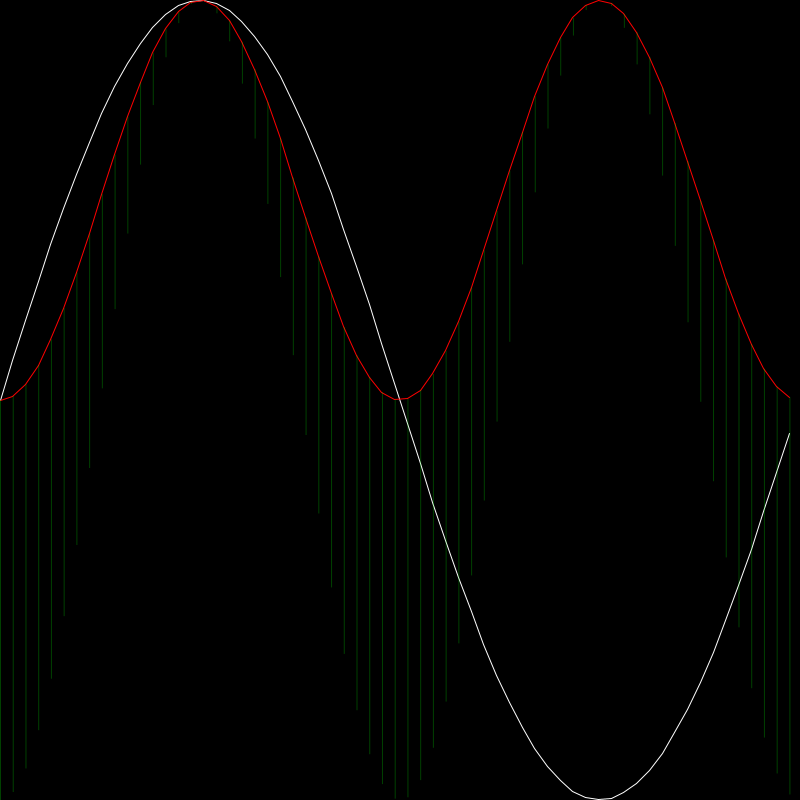
Frame 1 (no input)
Frame 2 (the mouse pressed at the canvas centre, redrawn once): identical to frame 1, image omitted

The Processing sketch that drew this single still picture (run headless with seeded random() and noise(); the mouse was pressed at the canvas centre and the sketch redrawn once):

// Processing sketch: sin_integral
// ── sin_integral.pde
float d = 0.1;
float start = 0;
float stop = TWO_PI;

void setup() {
  size(800, 800);
  noLoop();
}

void draw() {
  background(0);
  stroke(255);
  noFill();
  float integral = 0;
  beginShape();
  for (float x = start; x < stop; x += d) {
    float xx = map(x, start, stop, 0, width);
    float yy = map(f(x), -1, 1, height, 0);

    vertex(xx, yy);
  }
  endShape();
  stroke(255, 0, 0);
  beginShape();
  for (float x = start; x < stop; x += d) {
    float xx = map(x, start, stop, 0, width);
    float yy = map(pow(f(x), 2), -1, 1, height, 0);

    vertex(xx, yy);
  }
  endShape();
  noStroke();
  fill(0, 255, 0, 64);
  for (float x = start; x < stop; x += d) {
    float xx = map(x, start, stop, 0, width);
    float yy = map(pow(f(x), 2), -1, 1, height, 0);

    rect(xx, yy, d * 10, yy);
  }

  println(integral);
}


float f(float x) {
  return sin(x);
}
